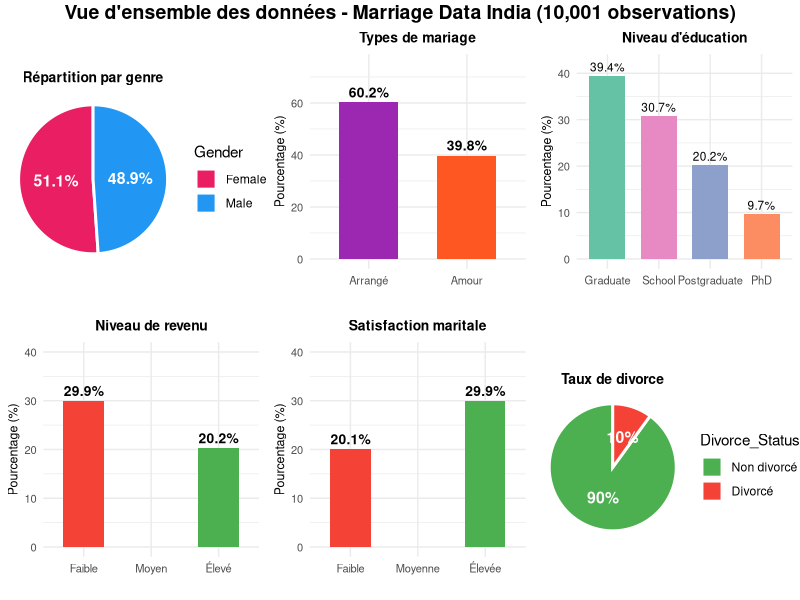
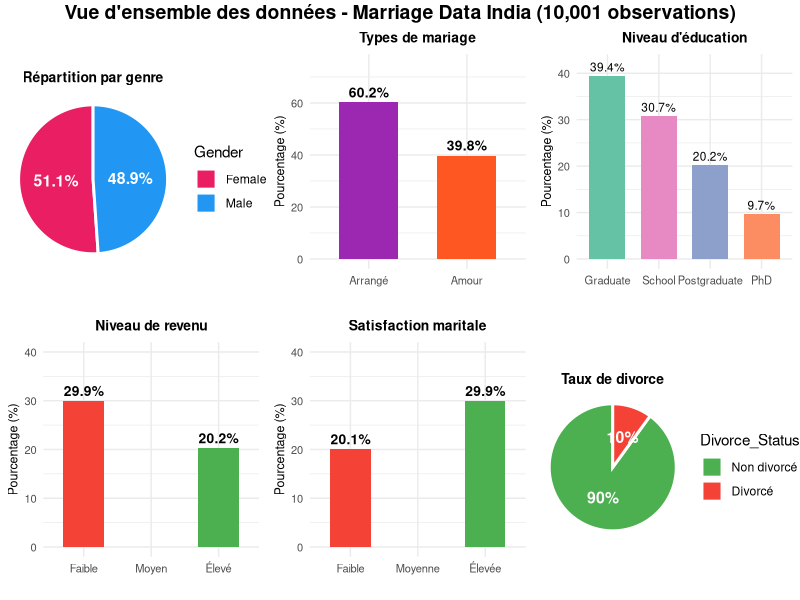

Recreate these plots in R, in order.
# =============================================================================
# Graphique d'analyse globale des données - Marriage Data India
# =============================================================================

library(ggplot2)
library(dplyr)
library(gridExtra)
library(scales)

# Chargement des données
data <- read.csv("marriage_data_india.csv", stringsAsFactors = TRUE)

# Configuration du thème commun
theme_custom <- theme_minimal() +
  theme(
    plot.title = element_text(size = 10, face = "bold", hjust = 0.5),
    axis.text = element_text(size = 8),
    axis.title = element_text(size = 9),
    legend.position = "none"
  )

# Palette de couleurs
col_primary <- "#2196F3"
col_secondary <- "#E91E63"
col_gradient <- c("#4CAF50", "#FFC107", "#F44336")

# =============================================================================
# Graphique 1: Répartition par genre
# =============================================================================
g1 <- data %>%
  group_by(Gender) %>%
  summarise(n = n()) %>%
  mutate(pct = n / sum(n) * 100) %>%
  ggplot(aes(x = "", y = pct, fill = Gender)) +
  geom_bar(stat = "identity", width = 1, color = "white", size = 1) +
  coord_polar("y", start = 0) +
  geom_text(aes(label = paste0(round(pct, 1), "%")),
            position = position_stack(vjust = 0.5),
            color = "white", fontface = "bold", size = 4) +
  scale_fill_manual(values = c("Female" = col_secondary, "Male" = col_primary)) +
  labs(title = "Répartition par genre") +
  theme_void() +
  theme(plot.title = element_text(size = 10, face = "bold", hjust = 0.5))

# =============================================================================
# Graphique 2: Types de mariage
# =============================================================================
g2 <- data %>%
  group_by(Marriage_Type) %>%
  summarise(n = n()) %>%
  mutate(pct = n / sum(n) * 100) %>%
  ggplot(aes(x = reorder(Marriage_Type, -pct), y = pct, fill = Marriage_Type)) +
  geom_bar(stat = "identity", width = 0.6) +
  geom_text(aes(label = paste0(round(pct, 1), "%")),
            vjust = -0.5, fontface = "bold", size = 3.5) +
  scale_fill_manual(values = c("Arranged" = "#9C27B0", "Love" = "#FF5722")) +
  scale_x_discrete(labels = c("Arranged" = "Arrangé", "Love" = "Amour")) +
  labs(title = "Types de mariage", x = "", y = "Pourcentage (%)") +
  ylim(0, 75) +
  theme_custom

# =============================================================================
# Graphique 3: Niveau d'éducation
# =============================================================================
g3 <- data %>%
  group_by(Education_Level) %>%
  summarise(n = n()) %>%
  mutate(pct = n / sum(n) * 100) %>%
  ggplot(aes(x = reorder(Education_Level, -pct), y = pct, fill = Education_Level)) +
  geom_bar(stat = "identity", width = 0.7) +
  geom_text(aes(label = paste0(round(pct, 1), "%")),
            vjust = -0.5, size = 3) +
  scale_fill_brewer(palette = "Set2") +
  labs(title = "Niveau d'éducation", x = "", y = "Pourcentage (%)") +
  ylim(0, 42) +
  theme_custom +
  theme(axis.text.x = element_text(angle = 0, hjust = 0.5))

# =============================================================================
# Graphique 4: Niveau de revenu
# =============================================================================
g4 <- data %>%
  group_by(Income_Level) %>%
  summarise(n = n()) %>%
  mutate(pct = n / sum(n) * 100) %>%
  ggplot(aes(x = factor(Income_Level, levels = c("Low", "Middle", "High")), 
             y = pct, fill = Income_Level)) +
  geom_bar(stat = "identity", width = 0.6) +
  geom_text(aes(label = paste0(round(pct, 1), "%")),
            vjust = -0.5, fontface = "bold", size = 3.5) +
  scale_fill_manual(values = c("Low" = "#F44336", "Middle" = "#FFC107", "High" = "#4CAF50"),
                    labels = c("Faible", "Moyen", "Élevé")) +
  scale_x_discrete(labels = c("Low" = "Faible", "Middle" = "Moyen", "High" = "Élevé")) +
  labs(title = "Niveau de revenu", x = "", y = "Pourcentage (%)") +
  ylim(0, 40) +
  theme_custom

# =============================================================================
# Graphique 5: Satisfaction maritale
# =============================================================================
g5 <- data %>%
  group_by(Marital_Satisfaction) %>%
  summarise(n = n()) %>%
  mutate(pct = n / sum(n) * 100) %>%
  ggplot(aes(x = factor(Marital_Satisfaction, levels = c("Low", "Medium", "High")), 
             y = pct, fill = Marital_Satisfaction)) +
  geom_bar(stat = "identity", width = 0.6) +
  geom_text(aes(label = paste0(round(pct, 1), "%")),
            vjust = -0.5, fontface = "bold", size = 3.5) +
  scale_fill_manual(values = c("Low" = "#F44336", "Medium" = "#FFC107", "High" = "#4CAF50")) +
  scale_x_discrete(labels = c("Low" = "Faible", "Medium" = "Moyenne", "High" = "Élevée")) +
  labs(title = "Satisfaction maritale", x = "", y = "Pourcentage (%)") +
  ylim(0, 40) +
  theme_custom

# =============================================================================
# Graphique 6: Statut de divorce
# =============================================================================
g6 <- data %>%
  group_by(Divorce_Status) %>%
  summarise(n = n()) %>%
  mutate(pct = n / sum(n) * 100) %>%
  ggplot(aes(x = "", y = pct, fill = Divorce_Status)) +
  geom_bar(stat = "identity", width = 1, color = "white", size = 1) +
  coord_polar("y", start = 0) +
  geom_text(aes(label = paste0(round(pct, 1), "%")),
            position = position_stack(vjust = 0.5),
            color = "white", fontface = "bold", size = 4) +
  scale_fill_manual(values = c("No" = "#4CAF50", "Yes" = "#F44336"),
                    labels = c("Non divorcé", "Divorcé")) +
  labs(title = "Taux de divorce") +
  theme_void() +
  theme(plot.title = element_text(size = 10, face = "bold", hjust = 0.5))

# =============================================================================
# Assemblage du graphique composite
# =============================================================================
png("analyse_globale_mariages_inde.png", width = 1400, height = 900, res = 150)
grid.arrange(
  g1, g2, g3, g4, g5, g6,
  ncol = 3,
  nrow = 2,
  top = grid::textGrob("Vue d'ensemble des données - Marriage Data India (10,001 observations)",
                       gp = grid::gpar(fontsize = 14, fontface = "bold"))
)
dev.off()

cat("\n✓ Graphique sauvegardé: analyse_globale_mariages_inde.png\n")

# =============================================================================
# Affichage à l'écran
# =============================================================================
grid.arrange(
  g1, g2, g3, g4, g5, g6,
  ncol = 3,
  nrow = 2,
  top = grid::textGrob("Vue d'ensemble des données - Marriage Data India (10,001 observations)",
                       gp = grid::gpar(fontsize = 14, fontface = "bold"))
)

# =============================================================================
# Statistiques complémentaires
# =============================================================================
cat("\n=== STATISTIQUES DESCRIPTIVES PRINCIPALES ===\n\n")

cat("📊 DIMENSIONS\n")
cat("   - Observations:", nrow(data), "\n")
cat("   - Variables:", ncol(data), "\n\n")

cat("👥 ÂGE AU MARIAGE\n")
cat("   - Moyenne:", round(mean(data$Age_at_Marriage), 1), "ans\n")
cat("   - Médiane:", round(median(data$Age_at_Marriage), 1), "ans\n")
cat("   - Écart-type:", round(sd(data$Age_at_Marriage), 1), "ans\n\n")

cat("👶 NOMBRE D'ENFANTS\n")
cat("   - Moyenne:", round(mean(data$Children_Count), 1), "enfants\n")
cat("   - Médiane:", median(data$Children_Count), "enfants\n")
cat("   - Écart-type:", round(sd(data$Children_Count), 1), "\n\n")

cat("⏱️  DURÉE DU MARIAGE\n")
cat("   - Moyenne:", round(mean(data$Years_Since_Marriage), 1), "années\n")
cat("   - Médiane:", median(data$Years_Since_Marriage), "années\n\n")

cat("🌍 VARIABLES CULTURELLES\n")
cat("   - Approbation parentale:", 
    round(sum(data$Parental_Approval == "Yes") / nrow(data) * 100, 1), "%\n")
cat("   - Échange de dot:", 
    round(sum(data$Dowry_Exchanged == "Yes") / nrow(data) * 100, 1), "%\n")
cat("   - Mariages inter-castes:", 
    round(sum(data$`Inter-Caste` == "Yes") / nrow(data) * 100, 1), "%\n")
cat("   - Mariages inter-religieux:", 
    round(sum(data$`Inter-Religion` == "Yes") / nrow(data) * 100, 1), "%\n")
cat("   - Milieu urbain:", 
    round(sum(data$Urban_Rural == "Urban") / nrow(data) * 100, 1), "%\n")
cat("   - Milieu rural:", 
    round(sum(data$Urban_Rural == "Rural") / nrow(data) * 100, 1), "%\n\n")

cat("🕉️  RÉPARTITION RELIGIEUSE\n")
religion_stats <- data %>%
  group_by(Religion) %>%
  summarise(n = n(), pct = n() / nrow(data) * 100)
for (i in 1:nrow(religion_stats)) {
  cat("   -", religion_stats$Religion[i], ":", 
      round(religion_stats$pct[i], 1), "%\n")
}
